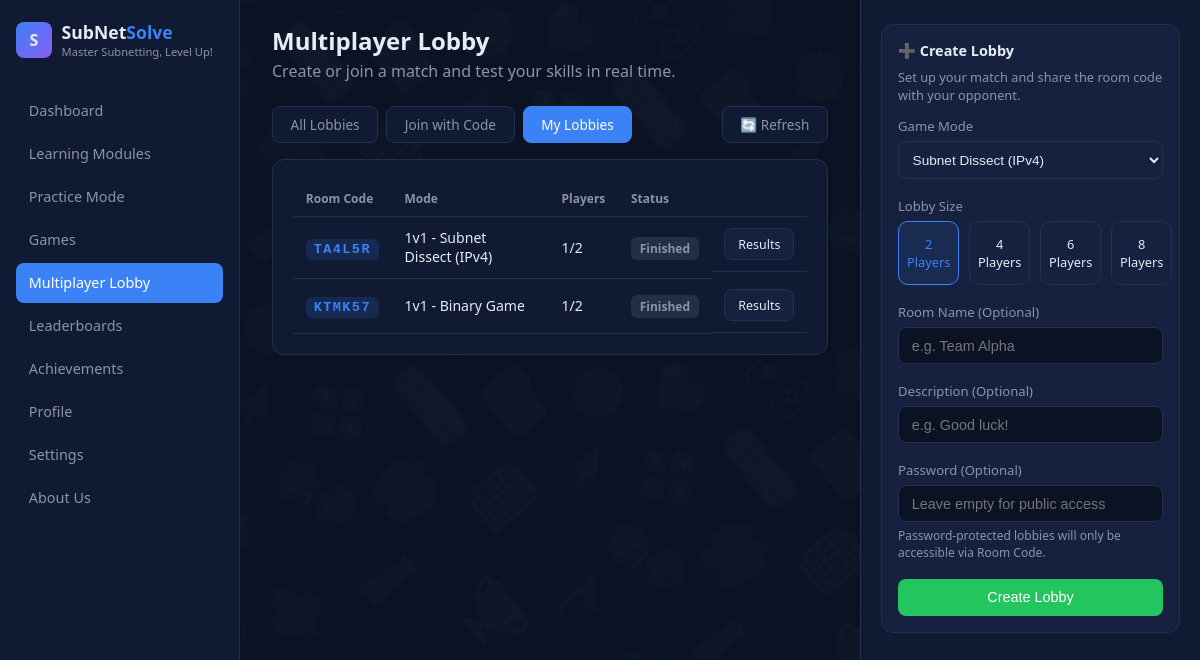
The page /lobby.php?tab=mine (signed in) on the database as committed earlier.
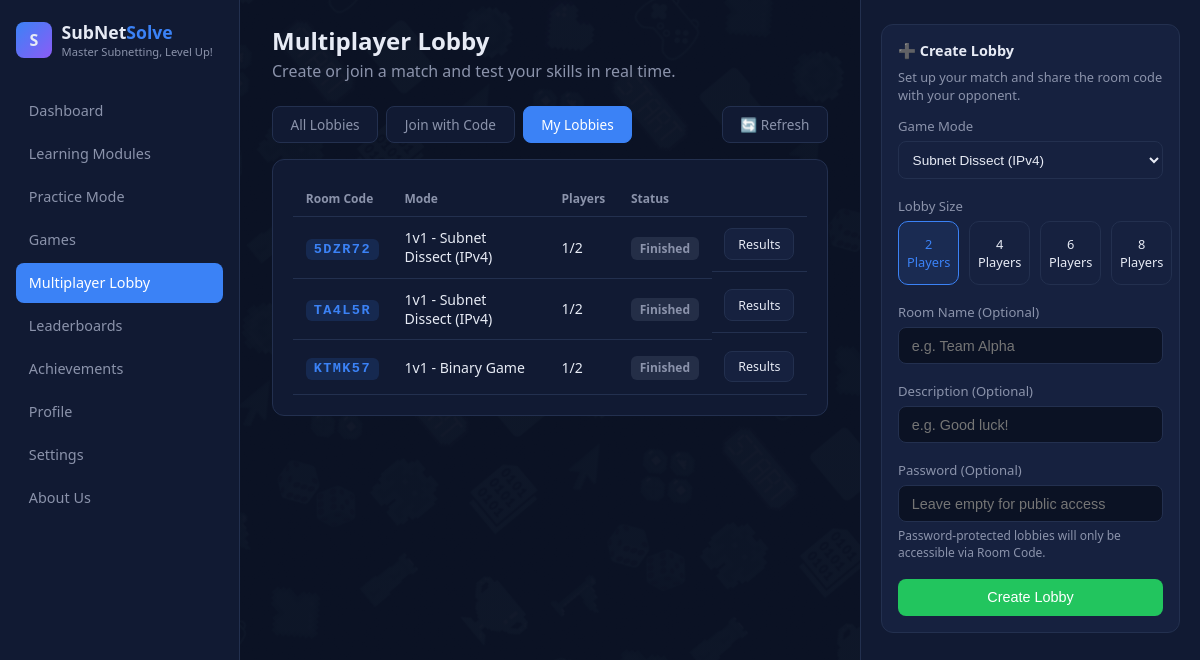
The same page on the database as committed later.
### tables this page shows
CREATE TABLE `matches` (
  `id` int(11) NOT NULL,
  `room_code` varchar(10) NOT NULL,
  `room_name` varchar(100) DEFAULT NULL,
  `description` varchar(255) DEFAULT NULL,
  `password_hash` varchar(255) DEFAULT NULL,
  `game_mode` varchar(20) NOT NULL DEFAULT 'subnetting',
  `visibility` varchar(20) NOT NULL DEFAULT 'public',
  `max_players` int(11) NOT NULL DEFAULT 2,
  `host_user_id` int(11) NOT NULL,
  `status` varchar(20) NOT NULL DEFAULT 'waiting',
  `current_question_index` int(11) NOT NULL DEFAULT 0,
  `current_question_started_at` datetime DEFAULT NULL,
  `total_questions` int(11) NOT NULL DEFAULT 10,
  `winner_id` int(11) DEFAULT NULL,
  `created_at` datetime NOT NULL,
  `started_at` datetime DEFAULT NULL,
  `ended_at` datetime DEFAULT NULL
);

### lobby.php (the view, shortened to what the changed rows need)
<?php
require "config.php";
$userId = $_SESSION["user_id"];
$tab = $_GET["tab"] ?? "public";
$publicLobbies = [];
$myLobbies = [];
if ($tab === "mine") {
    $result = mysqli_query($conn, "SELECT m.*, (SELECT COUNT(*) FROM match_players mp WHERE mp.match_id = m.id) AS player_count
        FROM matches m
        WHERE m.host_user_id = $userId OR m.id IN (SELECT match_id FROM match_players WHERE user_id = $userId)
        ORDER BY m.created_at DESC LIMIT 30");
    $myLobbies = mysqli_fetch_all($result, MYSQLI_ASSOC);
}
function mode_label($m) {
    return [
        "subnetting" => "Subnet Dissect (IPv4)",
        "binary"     => "Binary Game",
        "showdown"   => "Subnet Showdown",
        "hex"        => "Hex Conversion",
        "ipv6"       => "IPv6 Challenge",
        "scenario"   => "Scenario Mode",
        "both"       => "All Topics (Mixed)"
    ][$m] ?? $m;
}
function status_label($s) {
    return ["waiting" => "Waiting", "in_progress" => "In Game", "finished" => "Finished"][$s] ?? $s;
}
?>
<!DOCTYPE html>
<html lang="en">
<head>
    <link rel="stylesheet" href="dash.css">
    <link rel="stylesheet" href="game.css">
</head>
<body>
<div class="layout lobby-layout">
    <aside class="sidebar">
        <div class="brand">
            <div>
                <h1>SubNet<span>Solve</span></h1>
            </div>
        </div>
    </aside>
    <main class="main">
        <div class="welcome">
            <h2>Multiplayer Lobby</h2>
        </div>
        <div class="explore-panel">
            <?php if ($tab === "public"): ?>
                <?php if (empty($publicLobbies)): ?>
                    <p style="color:var(--text-dim); font-size:0.9rem;">No open public lobbies right now — create one or join with a room code!</p>
                <?php else: ?>
                <table class="lb-table">
                    <tr><th>Room Code</th><th>Mode</th><th>Players</th><th>Status</th><th></th></tr>
                    <?php foreach ($publicLobbies as $l):
                        $full = $l["player_count"] >= $l["max_players"];
                    ?>
                        <tr>
                            <td><span class="room-code-badge"><?= htmlspecialchars($l["room_code"]) ?></span></td>
                            <td><?= $l["max_players"] == 2 ? "1v1" : $l["max_players"] . "p" ?> - <?= mode_label($l["game_mode"]) ?></td>
                            <td><?= $l["player_count"] ?>/<?= $l["max_players"] ?></td>
                            <td><span class="status-pill <?= $l["status"] ?>"><?= status_label($l["status"]) ?></span></td>
                            <td>
                                <?php if (!$full && $l["status"] === "waiting"): ?>
                                    <a href="join.php?code=<?= htmlspecialchars($l["room_code"]) ?>" class="btn btn-primary" style="text-decoration:none; padding:0.4rem 0.9rem; font-size:0.8rem;">Join</a>
                                <?php else: ?>
                                    <button class="btn btn-secondary" disabled style="font-size:0.8rem;">Full</button>
                                <?php endif; ?>
                            </td>
                        </tr>
                    <?php endforeach; ?>
                </table>
                <?php endif; ?>
            <?php else: ?>
                <?php if (empty($myLobbies)): ?>
                    <p style="color:var(--text-dim); font-size:0.9rem;">You haven't created or joined any lobbies yet.</p>
                <?php else: ?>
                <table class="lb-table">
                    <tr><th>Room Code</th><th>Mode</th><th>Players</th><th>Status</th><th></th></tr>
                    <?php foreach ($myLobbies as $l): ?>
                        <tr>
                            <td><span class="room-code-badge"><?= htmlspecialchars($l["room_code"]) ?></span></td>
                            <td><?= $l["max_players"] == 2 ? "1v1" : $l["max_players"] . "p" ?> - <?= mode_label($l["game_mode"]) ?></td>
                            <td><?= $l["player_count"] ?>/<?= $l["max_players"] ?></td>
                            <td><span class="status-pill <?= $l["status"] ?>"><?= status_label($l["status"]) ?></span></td>
                            <td style="display:flex; gap:0.4rem;">
                                <?php if ($l["status"] !== "finished"): ?>
                                    <a href="match.php?code=<?= htmlspecialchars($l["room_code"]) ?>" class="btn btn-primary" style="text-decoration:none; padding:0.4rem 0.8rem; font-size:0.78rem;">Open</a>
                                <?php else: ?>
                                    <a href="match.php?code=<?= htmlspecialchars($l["room_code"]) ?>" class="btn btn-secondary" style="text-decoration:none; padding:0.4rem 0.8rem; font-size:0.78rem;">Results</a>
                                <?php endif; ?>
                            </td>
                        </tr>
                    <?php endforeach; ?>
                </table>
                <?php endif; ?>
            <?php endif; ?>
        </div>
    </main>
</div>
</body>
</html>

Rows that differ between the two databases and show on the page:
added matches: room_code "5DZR72", shows "1v1", game_mode "Subnet Dissect (IPv4)", player_count "1", max_players "2", status "Finished"
